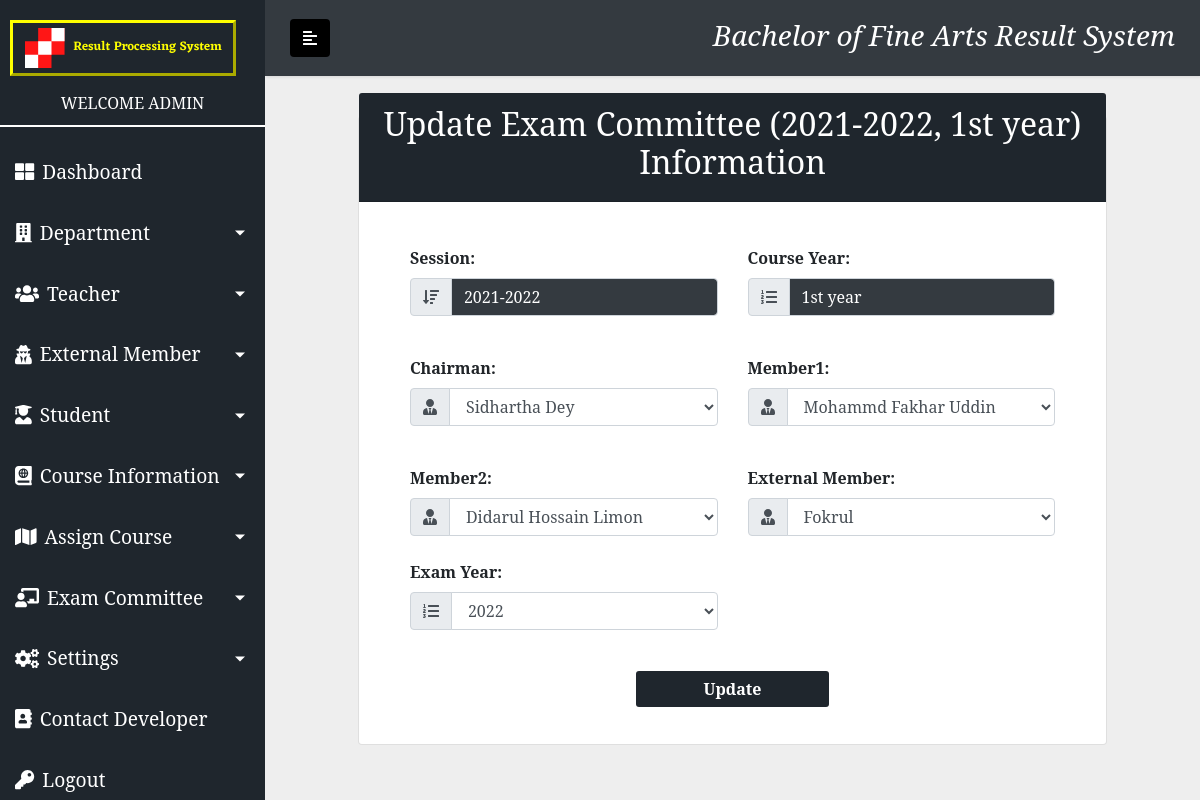
The app's page /admin_panel/modify_exam_committee.php?id=49&page=1 (signed in) with its own data.
### tables this page shows
CREATE TABLE `exam_committee_information` (
  `id` int(255) NOT NULL,
  `chairman_id` int(255) NOT NULL,
  `member1_id` int(255) NOT NULL,
  `member2_id` int(255) NOT NULL,
  `session` varchar(20) NOT NULL,
  `course_year` varchar(20) NOT NULL,
  `1st_sem_status` enum('0','1','2','3') NOT NULL,
  `2nd_sem_status` enum('0','1','2','3') NOT NULL,
  `exam_year` varchar(20) NOT NULL,
  `tabulator1_id` int(255) NOT NULL,
  `tabulator1_pass` varchar(200) NOT NULL,
  `tabulator2_id` int(255) NOT NULL,
  `tabulator2_pass` varchar(200) NOT NULL,
  `tabulator3_id` int(255) NOT NULL,
  `tabulator3_pass` varchar(200) NOT NULL,
  `external_member_id` int(255) NOT NULL
);

### admin_panel/modify_exam_committee.php (the view, shortened to what this page needs)
<?php include('lib/header.php') ?>
<?php
    if(!isset($_GET['id']))
    {
        ?>
        <script>
            window.location = "index.php";
        </script>
        <?php
    }
    else if(isset($_GET['id']))
    {
        $exam_committee_id_validation_qry = "SELECT e.id, e.exam_year, t.name as chairman_name, t1.name as member1_name, t2.name as member2_name, e.session, e.course_year, ext.name as external_member_name FROM exam_committee_information as e INNER JOIN teacher_information as t ON e.chairman_id = t.id INNER JOIN teacher_information as t1 ON e.member1_id = t1.id INNER JOIN teacher_information as t2 ON e.member2_id = t2.id INNER JOIN external_member as ext ON e.external_member_id = ext.id WHERE e.id = '$_GET[id]'";
        $exam_committee_id_validation_qry_run = mysqli_query($conn, $exam_committee_id_validation_qry);
        $exam_committee_id_validation_qry_run_res = mysqli_fetch_assoc($exam_committee_id_validation_qry_run);
            ?>
            <?php
    }
?>
<?php
function select_teacher()
{
    include('lib/db_connection.php');
    $select_teacher = "SELECT * FROM `teacher_information`";
    return mysqli_query($conn, $select_teacher);
}
function select_external_member()
{
    include('lib/db_connection.php');
    $select_external = "SELECT * FROM `external_member`";
    return mysqli_query($conn, $select_external);
}
?>
<div class="container-fluid">
    <div class="row justify-content-center">
        <div class="col-lg-10 col-md-10 col-12">
            <div class="card">
                <div class="card-header text-center form_header">
                    <h2>Update Exam Committee <?php echo "(".$exam_committee_id_validation_qry_run_res['session'].", ".$exam_committee_id_validation_qry_run_res['course_year'].")" ?> Information</h2>
                </div>
                <div class="card-body">
                    <form action="" method = "POST">
                        <div class="row justify-content-center m-3">
                            <div class="col-lg-6 col-md-6 col-12 mt-2">
                                <div class="form-group">
                                    <label for=""><b>Session:</b></label>
                                    <br>
                                    <div class="input-group mb-2">
                                        <div class="input-group-prepend">
                                            <div class="input-group-text"><i class="fas fa-sort-amount-down"></i></div>
                                        </div>
                                        <label for="" class = "form-control bg-dark text-white"><?php echo $exam_committee_id_validation_qry_run_res['session']?></label>
                                    </div>
                                </div>
                            </div>
                            <div class="col-lg-6 col-md-6 col-12 mt-2">
                                <div class="form-group">
                                    <label for=""><b>Course Year:</b></label>
                                    <br>
                                    <div class="input-group mb-2">
                                        <div class="input-group-prepend">
                                            <div class="input-group-text"><i class="fas fa-list-ol"></i></div>
                                        </div>
                                        <label for="" class = "form-control bg-dark text-white"><?php echo $exam_committee_id_validation_qry_run_res['course_year']?></label>
                                    </div>
                                </div>
                            </div>
                        </div>
                        <div class="row justify-content-center m-3">
                            <div class="col-lg-6 col-md-6 col-12 mt-2">
                                <div class="form-group">
                                    <label for=""><b>Chairman:</b></label>
                                    <br>
                                    <div class="input-group mb-2">
                                        <div class="input-group-prepend">
                                            <div class="input-group-text"><i class="fas fa-user-tie"></i></div>
                                        </div>
                                        <select name="chairman" id="" class = "form-control" required>
                                            <?php
                                            $res = select_teacher();
                                            while($row = mysqli_fetch_assoc($res))
                                            {
                                                ?>
                                                <option value="<?php echo "$row[id]";?>" <?php
                                                if($exam_committee_id_validation_qry_run_res['chairman_name']==$row['name'])
                                                {
                                                    echo "selected";
                                                }
                                                ?>><?php echo $row['name']; ?>
                                                </option>
                                                <?php
                                            }
                                            ?>
                                        </select>
                                    </div>
                                </div>
                            </div>
                            <div class="col-lg-6 col-md-6 col-12 mt-2">
                                <div class="form-group">
                                    <label for=""><b>Member1:</b></label>
                                    <br>
                                    <div class="input-group mb-2">
                                        <div class="input-group-prepend">
                                            <div class="input-group-text"><i class="fas fa-user-tie"></i></div>
                                        </div>
                                        <select name="member1" id="" class = "form-control" required>
                                            <?php
                                            $res = select_teacher();
                                            while($row = mysqli_fetch_assoc($res))
                                            {
                                                ?>
                                                <option value="<?php echo "$row[id]";?>" <?php
                                                if($exam_committee_id_validation_qry_run_res['member1_name']==$row['name'])
                                                {
                                                    echo "selected";
                                                }
                                                ?>><?php echo $row['name']; ?>
                                                </option>
                                                <?php
                                            }
                                            ?>
                                        </select>
                                    </div>
                                </div>
                            </div>
                        </div>
                        <div class="row m-3">
                            <div class="col-lg-6 col-md-6 col-12 mt-2">
                                <div class="form-group">
                                    <label for=""><b>Member2:</b></label>
                                    <br>
                                    <div class="input-group mb-2">
                                        <div class="input-group-prepend">
                                            <div class="input-group-text"><i class="fas fa-user-tie"></i></div>
                                        </div>
                                        <select name="member2" id="" class = "form-control" required>
                                            <?php
                                            $res = select_teacher();
                                            while($row = mysqli_fetch_assoc($res))
                                            {
                                                ?>
                                                <option value="<?php echo "$row[id]";?>" <?php
                                                if($exam_committee_id_validation_qry_run_res['member2_name']==$row['name'])
                                                {
                                                    echo "selected";
                                                }
                                                ?>><?php echo $row['name']; ?>
                                                </option>
                                                <?php
                                            }
                                            ?>
                                        </select>
                                    </div>
                                </div>
                            </div>
                            <div class="col-lg-6 col-md-6 col-12 mt-2">
                                <div class="form-group">
                                    <label for=""><b>External Member:</b></label>
                                    <br>
                                    <div class="input-group mb-2">
                                        <div class="input-group-prepend">
                                            <div class="input-group-text"><i class="fas fa-user-tie"></i></div>
                                        </div>
                                        <select name="external_member" id="" class = "form-control" required>
                                            <?php
                                            $res = select_external_member();
                                            while($row = mysqli_fetch_assoc($res))
                                            {
                                                ?>
                                                <option value="<?php echo "$row[id]";?>" <?php
                                                if($exam_committee_id_validation_qry_run_res['external_member_name']==$row['name'])
                                                {
                                                    echo "selected";
                                                }
                                                ?>><?php echo $row['name']; ?>
                                                </option>
                                                <?php
                                            }
                                            ?>
                                        </select>
                                    </div>
                                </div>
                            </div>
                            <div class="col-lg-6 col-md-6 col-12 mt-2">
                                <div class="form-group">
                                    <label for=""><b>Exam Year:</b></label>
                                    <br>
                                    <div class="input-group mb-2">
                                        <div class="input-group-prepend">
                                            <div class="input-group-text"><i class="fas fa-list-ol"></i></div>
                                        </div>
                                        <select class = "form-control" name="exam_year" required>
                                            <?php
        											 $c = 2007;
        											$today = date("Y");
                                                    for($i=$c; $i<$today; $i++)
                                                   {
                                                        $exam_year= $i;
                                                        ?>
                                                        <option value="<?php echo "$exam_year";?>" <?php
                                                        if($exam_committee_id_validation_qry_run_res['exam_year']==$exam_year)
                                                        {
                                                            echo "selected";
                                                        }
                                                        ?>><?php echo $exam_year; ?>
                                                        </option>
                                                        <?php
                                                   }
        										?>
                                        </select>
                                    </div>
                                </div>
                            </div>
                        </div>
                        <div class="row justify-content-center m-3">
                            <div class="col-lg-4 col-md-4 col-12 mt-2">
                                <input type="submit" class = "form-control btn" name = "submit" value = "Update">
                            </div>
                        </div>
                    </form>
                </div>
            </div>
        </div>
    </div>
</div>
<?php include('lib/footer.php') ?>

### admin_panel/css/admin.css (style rules this page uses)
:root { --color1: #1F262D; --body-color: #EEEEEE; --color2: yellow; --color3: black; --color4: white; --color5: #0d3054; }
body { font-family: 'sans-serrif'; }
.form_header { margin-top: -24px; color: var(--color4); background-color: var(--color1); }
.btn { background-color: var(--color1); color: var(--color4); font-weight: bold; }

### admin_panel/css/sidebar.css (style rules this page uses)
:root { --color1: #1F262D; --body-color: #EEEEEE; --color2: yellow; --color3: black; --color4: white; }
body { font-family: 'serif'; background: var(--body-color); }

### admin_panel/css/all.css (style rules this page uses)
.fa-list-ol:before { content: "\f0cb"; }
.fa-sort-amount-down:before { content: "\f160"; }
.fa-user-tie:before { content: "\f508"; }

### records on screen
exam_committee_information: session "2021-2022", course_year "1st year", exam_year "2022"

### other values on screen
form field chairman "Sidhartha Dey"
form field member1 "Mohammd Fakhar Uddin"
form field member2 "Didarul Hossain Limon"
form field external_member "Fokrul"
